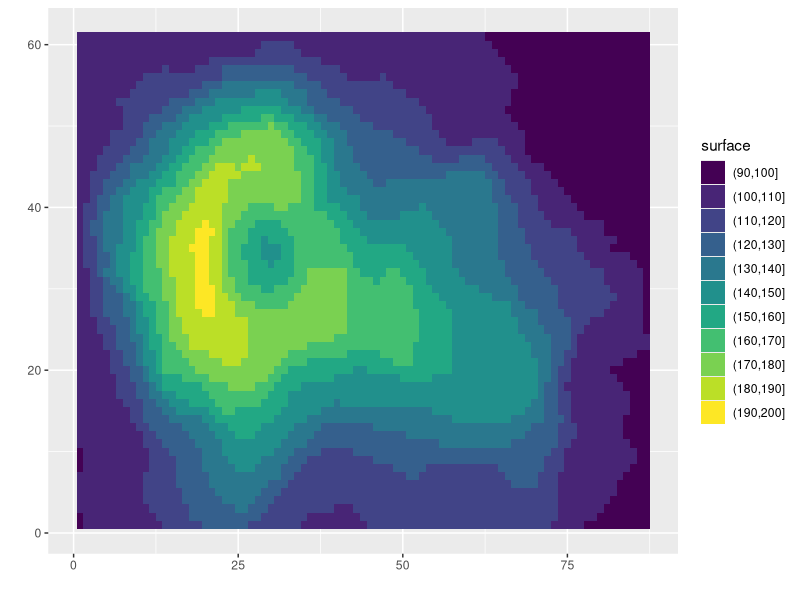
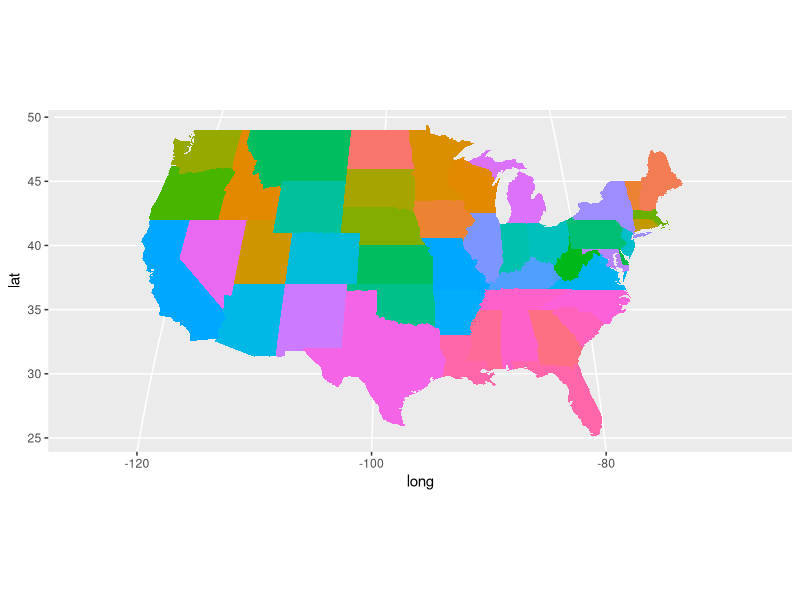
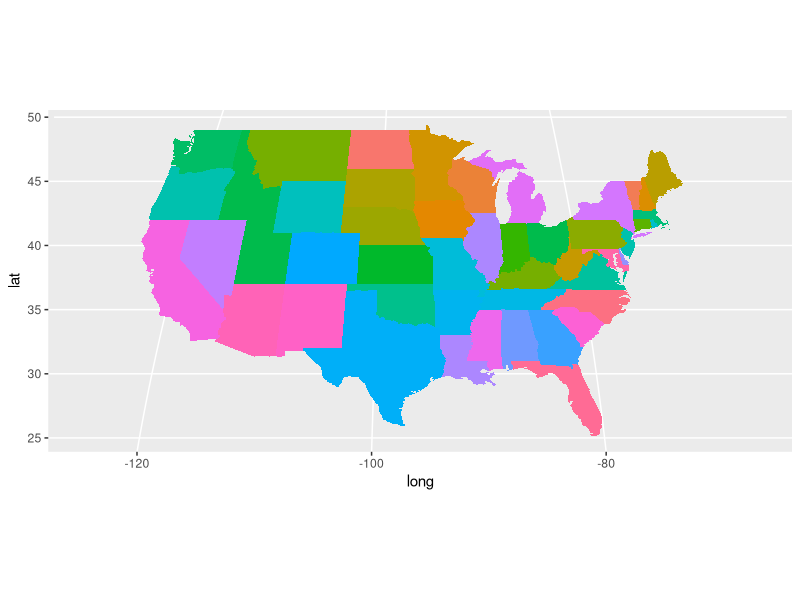

Write the R code that produced these figures, in order.
# Color for Maps 
library(ggplot2)
library(reshape2)
library(dplyr)  # required for arrange()
library(colorspace)
library(viridis)
library(maps) # for the state map data
library(mapproj) ## THIS FIXES ERROR IN LECTURE

#### Contour maps ####
# Filled contour maps for ggplot2
boom<-melt(volcano)
range(boom$value) # 94, 195 Check out the range of values to pick scale breaks

boom$levels<-cut(boom$value,breaks=c(90,100,125,150,175,200)) # create breaks in values
boom$levels<-cut(boom$value,breaks=seq(90,200,by=10))

colors_surface<-terrain_hcl(nlevels(boom$levels), c = c(65, 0), l = c(45, 90), power = c(1/2, 1.5)) # Create color
#colors_surface<-sequential_hcl(nlevels(boom$levels), c = 0, l=c(30,90), power = 2.0)
colors_surface<-viridis(nlevels(boom$levels))

ggplot(boom,aes(Var1,Var2)) + xlab(" ") + ylab(" ") +
  geom_tile(aes(fill=levels)) + 
  scale_fill_manual("surface",values=colors_surface)


# required packages

states_map<-map_data("state") #extracts data from the states map

# Make a data set of US crime data from the USArrests data set
crimes<-data.frame(state=tolower(rownames(USArrests)),USArrests)
crime_map<-merge(states_map,crimes,by.x="region",by.y="state")
crime_map<-arrange(crime_map,group,order)
#head(crime_map)

# Plot make of murder rate. You can select any column in that 
basemap1<-ggplot(crime_map,aes(x=long,y=lat,group=group,fill=factor(Murder))) +
  geom_polygon() + coord_map("sinusoidal") #gilbert, mollweide, polyconic 

# Color map diverging from the midpoint (mean murder rate) with colorspace 
basemap1 + scale_fill_hue(guide = "none")

#### by hue
basemap2<-ggplot(crime_map,aes(x=long,y=lat,group=group,fill=factor(Assault))) +
#basemap2<-ggplot(crime_map,aes(x=long,y=lat,group=group,fill=hsv(h=(max(Murder)-Murder)/max(Murder)/7,s=Assault/max(Assault),v=1))) +
  geom_polygon() + coord_map("sinusoidal") #gilbert, mollweide, polyconic 
basemap2 + scale_fill_hue(guide = "none")
